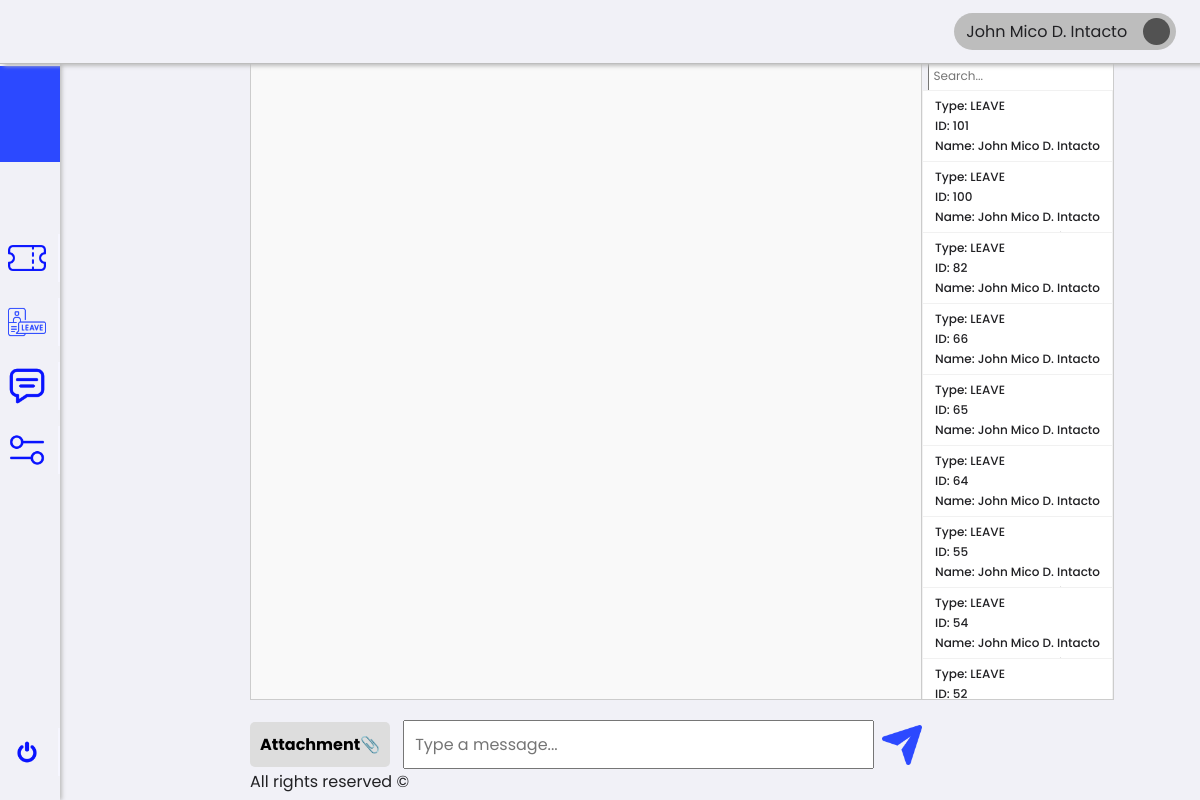
/1/employee/message.php (signed in), run on the app's committed database.
### tables this page shows
CREATE TABLE `leave_requests` (
  `id` int(11) NOT NULL,
  `employee_id` int(11) NOT NULL,
  `leave_types` varchar(50) DEFAULT NULL,
  `start_date` date NOT NULL,
  `end_date` date NOT NULL,
  `reason` text NOT NULL,
  `status` enum('Pending','Approved','Rejected') DEFAULT 'Pending',
  `created_at` timestamp NOT NULL DEFAULT current_timestamp(),
  `approved_by` int(11) DEFAULT NULL,
  `updated_at` timestamp NULL DEFAULT NULL ON UPDATE current_timestamp()
);

CREATE TABLE `users` (
  `id` int(11) NOT NULL,
  `name` varchar(255) NOT NULL,
  `email` varchar(255) NOT NULL,
  `password` varchar(255) NOT NULL,
  `role` enum('Employee','HR','HR HEAD','Admin','Super Admin') NOT NULL,
  `department` varchar(255) DEFAULT NULL,
  `status` enum('Active','Inactive') NOT NULL,
  `created_at` timestamp NOT NULL DEFAULT current_timestamp()
);

### 1/employee/message.php (the view, shortened to what this page needs)
<!DOCTYPE html>
<html lang="en">
<head>
    <link rel="stylesheet" href="../../assets/css/framework.css">
    <link rel="stylesheet" href="../../assets/css/message.css">
</head>
<body>
    <div class="container">
        <div class="sideNav">
            <div class="sideNavLogo img-cover"></div>
            <div class="navBtn">
                <div class="navBtnIcon img-contain"
                    style="background-image: url(../../assets/images/icons/ticket.png);"></div>
            </div>
            <div class="navBtn">
                <div class="navBtnIcon img-contain" style="background-image: url(../../assets/images/icons/leave.png);"></div>
            </div>
            <div class="navBtn">
                <div class="navBtnIcon img-contain" style="background-image: url(../../assets/images/icons/chat.png);">
                </div>
            </div>
            <div class="navBtn">
                <div class="navBtnIcon img-contain"
                    style="background-image: url(../../assets/images/icons/settings.png);"></div>
            </div>
            <div class="navBtn">
                <div class="navBtnIcon img-contain"
                    style="background-image: url(../../assets/images/icons/switch.png);"></div>
            </div>
        </div>
    </div>
    <div class="content">
        <div class="topNav">
            <div class="account">
                <div class="accountName">John Doe</div>
                <div class="accountIcon img-contain"></div>
            </div>
        </div>
        <div class="main-convo">
            <div class="container-convo">
                <div class="chatbox-container">
                    <div class="chat-container" id="chatbox">
                    </div>
                    <div class="input-area">
                        <div class="attach" id="attach">Attachment📎</div>
                        <input type="text" id="message" placeholder="Type a message...">
                        <button id="sendmesageBtn" aria-label="Send Message" style="width: 40px; height: 40px; border: none; background-color: transparent; padding: 0;">
                            <img src="../../assets/images/icons/send.png" style="width: 100%; height: 100%; object-fit: contain;">
                        </button>
                    </div>
                </div>
                <div class="cards-container" id="cardsContainer">
                    <div class="search">
                        <input type="text" id="search" placeholder="Search...">
                    </div>
                    <?php
                    require_once '../../0/includes/db.php';
                    $employeeID = $_SESSION['user_id'];
                    try {
                        $stmt1 = $pdo->prepare("
                            SELECT
                                t.id,
                                t.subject,
                                u2.department,
                                t.description,
                                t.priority,
                                t.status,
                                t.created_at,
                                COALESCE(u1.name, 'Unassigned') AS assigned_name,
                                u2.name AS employee_name,
                                'ticket' AS type
                            FROM tickets t
                            LEFT JOIN users u1 ON t.assigned_to = u1.id
                            LEFT JOIN users u2 ON t.employee_id = u2.id
                            WHERE t.employee_id = :employee_id
                            ORDER BY t.updated_at DESC
                        ");
                        $stmt1->execute(['employee_id' => $employeeID]);
                        $tickets = $stmt1->fetchAll(PDO::FETCH_ASSOC);
                        $stmt2 = $pdo->prepare("
                            SELECT
                                l.id AS id,
                                l.employee_id,
                                l.leave_types,
                                l.start_date,
                                l.end_date,
                                l.reason,
                                l.status,
                                l.created_at,
                                l.approved_by,
                                l.updated_at,
                                u3.name AS employee_name,
                                'leave' AS type
                            FROM leave_requests l
                            LEFT JOIN users u3 ON l.employee_id = u3.id
                            WHERE l.employee_id = :employee_id
                            ORDER BY l.updated_at DESC, l.created_at DESC
                        ");
                        $stmt2->execute(['employee_id' => $employeeID]);
                        $leaves = $stmt2->fetchAll(PDO::FETCH_ASSOC);
                        $items = array_merge($tickets, $leaves);
                        usort($items, function ($a, $b) {
                            $dateA = $a['updated_at'] ?? $a['created_at'];
                            $dateB = $b['updated_at'] ?? $b['created_at'];
                            return strtotime($dateB) - strtotime($dateA);
                        });
                        if ($items) {
                            foreach ($items as $index => $item) {
                                if (!empty($item['id']) && !empty($item['type'])) {
                                    echo '<div class="card card-' . (($index % 4) + 1) . '" data-id="' . htmlspecialchars($item['id']) . '" data-type="' . htmlspecialchars($item['type']) . '">';
                                    echo '<h1>Type: ' . strtoupper($item['type']) . '</h1>';
                                    echo '<h1>ID: ' . htmlspecialchars($item['id']) . '</h1>';
                                    echo '<h1>Name: ' . ucwords(strtolower(htmlspecialchars($item['employee_name'] ?? 'N/A'))) . '</h1>';
                                    if ($item['type'] === 'ticket') {
                                        echo '<h1>Department: ' . ucwords(strtolower(htmlspecialchars($item['department'] ?? 'N/A'))) . '</h1>';
                                        echo '<h1>Assigned Name: ' . htmlspecialchars($item['assigned_name'] ?? 'N/A') . '</h1>';
                                    } else {
                                        echo '<h1>Leave Type: ' . htmlspecialchars($item['leave_types'] ?? 'N/A') . '</h1>';
                                    }
                                    echo '</div>';
                                } else {
                                    echo '';
                                }
                            }
                        } else {
                            echo '<p>No tickets or leave requests found.</p>';
                        }
                    } catch (PDOException $e) {
                        echo 'Error: ' . $e->getMessage();
                    }
                    ?>
                </div>
                <br><br>
                <div class="footer" style="text-align: center;">
                    <p>All rights reserved ©</p>
                </div>
            </div>
        </div>
    </div>
</body>
</html>

### assets/css/framework.css (style rules this page uses)
:root { --white: #f6f6ff; --neutral-100: #f1f1f7; --neutral-200: #dcdcdc; --neutral-300: #bdbdbd; --neutral-400: #989898; --neutral-500: #7c7c7c; --neutral-600: #656565; --neutral-700: #525252; --neutral-800: #464646; --neutral-900: #3d3d3d; --neutral-950: #292929; --black: #212124; --primary-50: #e7f2ff; --primary-100: #d4e5ff; --primary-200: #b2cdff; --primary-300: #83abff; --primary-400: #537aff; --primary-500: #2c49ff; --primary-600: #0913ff; --primary-700: #0008ff; --primary-800: #040ecf; --primary-900: #0c158a; --primary-950: #080b5e; --secondary-50: #fefaec; --secondary-100: #fbf1ca; --secondary-200: #f8e38f; --secondary-300: #f3cb45; --secondary-400: #f1bc2e; --secondary-500: #ea9c16; --secondary-600: #cf7710; --secondary-700: #ac5511; --secondary-800: #8c4214; --secondary-900: #733614; --secondary-950: #421b06; --danger: #c53d3d; --danger-highlight: #ff6161; --warning: #eebf68; --approve: #89dc79; --fast: 128ms; --normal: 256ms; --slow: 512ms; }
@media only screen and (min-width: 600px) { * { margin: 0; padding: 0;; box-sizing: border-box;; font-family: 'Poppins', sans-serif; font-size: 16px; color: var(--black); cursor: default; } }
@media only screen and (min-width: 600px) { body { display: flex; flex-direction: column; background-color: var(--neutral-100); } }
@media only screen and (min-width: 600px) { .container { display: flex; flex-direction: column; align-items: center; justify-content: center; } }
@media only screen and (min-width: 600px) { .sideNavLogo { height: 96px; width: 100%; background-color: var(--primary-500); margin: 50px 0 64px 0; } }
@media only screen and (min-width: 600px) { .sideNav { position: fixed; left: 0; top: 0; z-index: 990; display: flex; flex-direction: column; width: 220px; height: 100vh; border-color: var(--primary-400); background-color: var(--neutral-100); box-shadow: 2px 0 4px 0 var(--neutral-300); padding: 16px 0; } }
@media only screen and (min-width: 600px) { .sideNav >.navBtn:last-child { margin-top: auto; } }
@media only screen and (min-width: 600px) { .navBtn { position: relative; display: flex; flex-direction: row; align-items: center; height: 48px; width: 100%; border: none; margin: 8px 0; padding: 0 8px 0 8px; gap: 12px; cursor: pointer; transition: var(--fast); border-right: 2px solid var(--white); } }
@media only screen and (min-width: 600px) { .navBtn > * { cursor: pointer; } }
@media only screen and (min-width: 600px) { .navBtnIcon { display: flex; justify-content: center; align-items: center; height: 80%; aspect-ratio: 1/1; } }
@media only screen and (min-width: 600px) { .sideNav { transition: width 0.3s ease; } }
@media only screen and (min-width: 600px) { .topNav { position: fixed; top: 0; left: 0; display: flex; flex-direction: row; align-items: center; justify-content: flex-end; padding: 0 clamp(4px, 2%, 36px) 0 0; height: 64px; border-bottom: 1px solid var(--neutral-300); background-color: var(--neutral-100); box-shadow: 4px 2px 4px 0 var(--neutral-300); z-index: 9999; width: 100%; } }
@media only screen and (min-width: 600px) { .account { display: flex; flex-direction: row; align-items: center; gap: 16px; cursor: pointer; height: 60%; background-color: var(--neutral-300); padding: 4px 6px 4px 12px; border-radius: 999px; cursor: pointer; } }
@media only screen and (min-width: 600px) { .account > * { cursor: pointer; } }
@media only screen and (min-width: 600px) { .accountIcon { background-color: var(--neutral-700); height: 90%; aspect-ratio: 1/1; border-radius: 50%; } }
@media only screen and (min-width: 600px) { .img-contain { background-size: contain; background-position: center center; background-repeat: no-repeat; } }
@media only screen and (min-width: 600px) { .img-cover { background-size: cover; background-position: center center; background-repeat: no-repeat; } }

### 1/employee/message.php (style rules this page uses)
.content { display: flex; flex-direction: column; width: 80%; min-height: 90vh; margin: 5% 0 0 260px; align-self: center; }

### data on the page
leave_requests: type "LEAVE", id "101", employee.name "John Mico D. Intacto"
leave_requests: type "LEAVE", id "100", approved_by.name "John Mico D. Intacto"
leave_requests: type "LEAVE", id "82", employee.name "John Mico D. Intacto"
leave_requests: type "LEAVE", id "66", approved_by.name "John Mico D. Intacto"
leave_requests: type "LEAVE", id "65", approved_by.name "John Mico D. Intacto"
leave_requests: type "LEAVE", id "64", approved_by.name "John Mico D. Intacto"
leave_requests: type "LEAVE", id "55", approved_by.name "John Mico D. Intacto"
leave_requests: type "LEAVE", id "54", approved_by.name "John Mico D. Intacto"
leave_requests: type "LEAVE", id "52"
